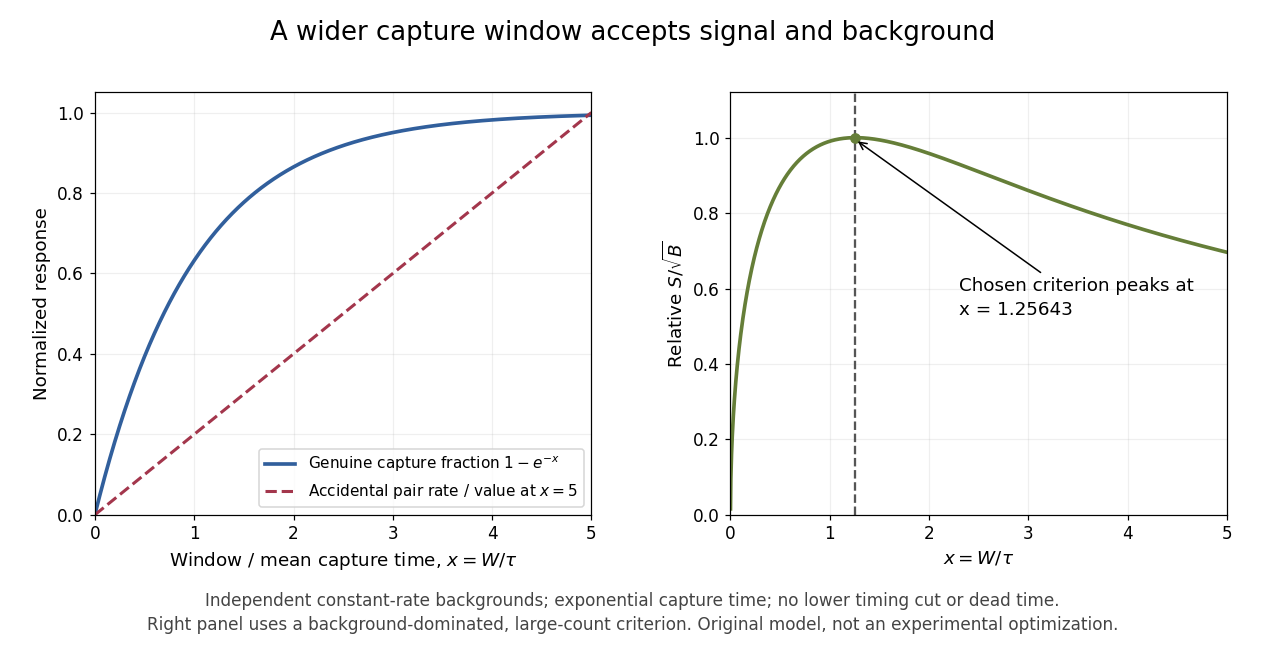

Source code (Python):
"""Original exponential capture-window tradeoff; no historical measurements or fitted rates."""
from pathlib import Path
import matplotlib
matplotlib.use('Agg')
import matplotlib.pyplot as plt
import numpy as np
x=np.linspace(.0001,5,1400);eff=-np.expm1(-x);metric=eff/np.sqrt(x)
lo,hi=.5,2.
for _ in range(60):
 mid=(lo+hi)/2
 if np.exp(mid)-1-2*mid>0:hi=mid
 else:lo=mid
opt=(lo+hi)/2;norm=(-np.expm1(-opt))/np.sqrt(opt)
fig,(a,b)=plt.subplots(1,2,figsize=(11.5,6));fig.patch.set_facecolor('white')
fig.suptitle('A wider capture window accepts signal and background',fontsize=17,y=.97)
a.plot(x,eff,color='#315f9c',lw=2.4,label=r'Genuine capture fraction $1-e^{-x}$')
a.plot(x,x/5,color='#a3364c',lw=2,ls='--',label=r'Accidental pair rate / value at $x=5$')
a.set(xlabel=r'Window / mean capture time, $x=W/\tau$',ylabel='Normalized response',xlim=(0,5),ylim=(0,1.05));a.legend(fontsize=10,loc='lower right')
b.plot(x,metric/norm,color='#657e38',lw=2.4);b.axvline(opt,color='#555',ls='--');b.plot(opt,1,'o',color='#657e38')
b.annotate(f'Chosen criterion peaks at\nx = {opt:.5f}',xy=(opt,.995),xytext=(2.3,.53),fontsize=12,arrowprops={'arrowstyle':'->'},linespacing=1.4)
b.set(xlabel=r'$x=W/\tau$',ylabel=r'Relative $S/\sqrt{B}$',xlim=(0,5),ylim=(0,1.12))
for ax in [a,b]:ax.grid(alpha=.2);ax.tick_params(labelsize=11);ax.xaxis.label.set_size(12);ax.yaxis.label.set_size(12)
fig.text(.5,.045,'Independent constant-rate backgrounds; exponential capture time; no lower timing cut or dead time.\nRight panel uses a background-dominated, large-count criterion. Original model, not an experimental optimization.',ha='center',fontsize=11,linespacing=1.45,color='#444')
fig.subplots_adjust(left=.075,right=.97,top=.86,bottom=.22,wspace=.28)
fig.savefig(Path(__file__).with_suffix('.png').name,dpi=110,facecolor='white');plt.close(fig)
